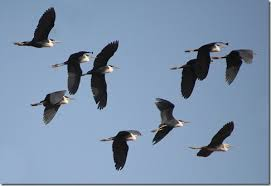
#> input picture images/bird_1.jpg, 271 x 186 px; its folder holds 3 pictures in this run
$ python main.py
#> lines starting #> are read from the running program, lines starting #| are printed output that depends on the picture; after the words box and inside, x2 and y2 are one past the last pixel; in counts of white or black regions, pixels touching at a corner belong together
#> in readImage, img is the input picture: shape (186, 271, 3); mean R, G, B 124.7, 145.7, 171.3
import copy
import sys
from pathlib import Path

import matplotlib.image as mpimg
import numpy as np
from matplotlib import pyplot as plt
from skimage import img_as_ubyte

sys.setrecursionlimit(10000)


def rgb_to_gray(img):
    np.zeros(img.shape)
    R = np.array(img[:, :, 0])
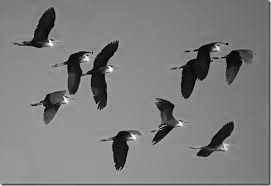
#> R: shape (186, 271); min 0, max 255, mean 124.7
    G = np.array(img[:, :, 1])
    B = np.array(img[:, :, 2])
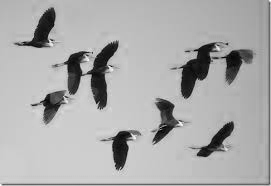
#> B: shape (186, 271); min 0, max 255, mean 171.3

    # rates for grayscale image
    R = (R * .299)
    G = (G * .587)
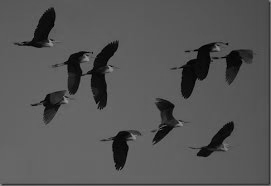
#> G: shape (186, 271) float64; min 0, max 149.7, mean 85.5
    B = (B * .114)

    Avg = (R + G + B)
    grayImage = np.array(img)
    grayImage.setflags(write=1)
    grayImage[:, :, 0] = Avg
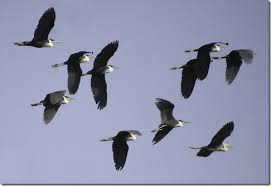
#> grayImage: shape (186, 271, 3); mean R, G, B 141.7, 145.7, 171.3
    return grayImage[:, :, 0]


def showPlot(img, cmap="gray"):
    plt.set_cmap(cmap)
    plt.imshow(img)
    plt.show()


def saveOutput(img, name):
    Path("output").mkdir(parents=True, exist_ok=True)
    mpimg.imsave("output/" + name, img)


def readImage(path):
    img = mpimg.imread("images/" + path)
    return img


def globalThresholding(image, threshold=127):
    img = np.copy(image)
    img[img > threshold] = 0
    img[img != 0] = 255
    return img


def getOtsuThreshold(im):
    size = 256
    buckets = np.zeros([size])
    imy = im.shape[0]
#> imy = 186
    imx = im.shape[1]
#> imx = 271
    image_size = imx * imy
#> image_size = 50406
    for i in range(imy):
        for j in range(imx):
            buckets[im[i][j]] += 1

    in_class_variance_list = []

    for i in range(1, size):
        wf = np.sum(buckets[i:]) / image_size
        wb = 1 - wf
        mf = np.sum(np.dot(range(i, size), buckets[i:])) / np.sum(buckets[i:])
        mb = np.sum(np.dot(range(i), buckets[:i])) / np.sum(buckets[:i])
        varf = np.sum(np.dot(np.power(range(i, size) - mf, 2), buckets[i:size])) / np.sum(buckets[i:])
        varb = np.sum(np.dot(np.power(range(i) - mb, 2), buckets[:i])) / np.sum(buckets[:i])
        in_class_variance = varf * wf + varb * wb
        in_class_variance_list.append(in_class_variance)
    return in_class_variance_list.index(min(in_class_variance_list))


def setLabelRec(im, point, label):
    """ Recursive utility function for CCA """
    connectivity = [
        [-1, -1], [-1, 0], [-1, +1],
        [0, -1], [0, +1],
        [1, -1], [1, 0], [1, +1]
    ]  # connectivity matrix
    shape = im.shape
    im[point[0]][point[1]] = label
    # tag the pixel
    for offset in connectivity:
        # 8N neighbors
        y = point[0] + offset[0]  # y
        x = point[1] + offset[1]  # x
        if y < 0 or y >= shape[0] or x < 0 or x >= shape[1]:
            continue  # edges
        if im[y][x] == 255:  # neighbors white; same label
            setLabelRec(im, (y, x), label)


def connectedComponents(im):
    """ Custom connected component analysis """
    label_counter = 0
    white = np.argwhere(im == 255)
    # select white pixels
    while len(white) > 0:
        setLabelRec(im, white[0], label_counter)
        white = np.argwhere(im == 255)  # update white list
        label_counter += 1  # increase counter

    return label_counter, im


def dilation(image):
    rows, columns = image.shape
    # print(rows,columns)
    for i in range(rows - 2):
        for j in range(columns - 2):
            # print(i,j)
            if image[i][j] == 255 or image[i][j + 1] == 255 or image[i][j + 2] == 255 or image[i + 1][j] == 255 or \
                    image[i + 1][j + 1] == 255 or image[i + 1][j + 2] == 255 or image[i + 2][j] == 255 or image[i + 2][
                j + 1] == 255 or image[i + 2][j + 2] == 255:
                image[i][j] = 255
            else:
                continue
    return image


def erosion(image):
    rows, columns = image.shape
    # print(rows,columns)
    for i in range(rows - 2):
        for j in range(columns - 2):
            # print(i,j)
            if image[i][j] == 255 and image[i][j + 1] == 255 and image[i][j + 2] == 255 and image[i + 1][j] == 255 and \
                    image[i + 1][j + 1] == 255 and image[i + 1][j + 2] == 255 and image[i + 2][j] == 255 and \
                    image[i + 2][j + 1] == 255 and image[i + 2][j + 2] == 255:
                image[i][j] = 255
            else:
                image[i][j] = 0
                continue
    return image


def opening(image, iteration=1):
    for i in range(iteration):
        erosion_image = erosion(copy.deepcopy(image))
        dilation_image = dilation(copy.deepcopy(erosion_image))
        resultant_image = copy.deepcopy(dilation_image)
    return resultant_image


def closing(image, iteration=1):
    for i in range(iteration):
        dilation_image = dilation(copy.deepcopy(image))
        erosion_image = erosion(copy.deepcopy(dilation_image))
        resultant_image = copy.deepcopy(erosion_image)
    return resultant_image


if __name__ == '__main__':
    birdnames = ["bird_1.jpg", "bird_2.jpg", "bird_3.bmp"]
    # birdnames = ["bird_2.jpg"]
    plt.set_cmap(cmap="gray")
    # kernel = np.array([[1, 0, 0, 0, 0],
    #                    [0, 1, 0, 0, 0],
    #                    [0, 0, 1, 0, 0],
    #                    [0, 0, 0, 1, 0],
    #                    [0, 0, 0, 0, 1]], dtype=np.uint8)
    kernel = np.ones((3, 3), np.uint8)

    for name in birdnames:
        img = readImage(name)
        name = name.replace("bmp", "png")
        saveOutput(img, name)
        plt.set_cmap(cmap="gray")

        img = img_as_ubyte(img)
        if len(img.shape) == 3:
            img = rgb_to_gray(img)
        saveOutput(img, "gray_" + name)
        otsu_threshold = getOtsuThreshold(img)
#> otsu_threshold = 97
        thresholded = globalThresholding(img, otsu_threshold)
#> in globalThresholding, `img[img != 0] = 255`:
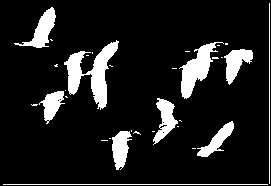
#> img: shape (186, 271); 12% white; 32 white regions (22 under 20 px), largest, box (x1, y1, x2, y2) and area: (64, 40, 119, 110) 1450, (179, 42, 224, 99) 964, (14, 7, 56, 48) 613
        saveOutput(thresholded, "thresholded_" + name)

        close = closing(thresholded)
        saveOutput(close, "closed_" + name)

        open = opening(close)
#> the loop in opening, `for i in range(iteration):` made 1 pass
#> pass 1, in opening, `dilation_image = dilation(copy.deepcopy(erosion_image))`:
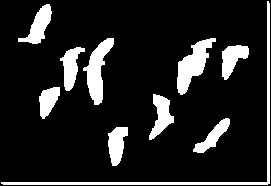
#> dilation_image: shape (186, 271); 13.8% white; 10 white regions, largest, box (x1, y1, x2, y2) and area: (1, 1, 270, 185) 1344, (177, 38, 216, 95) 992, (83, 38, 114, 105) 920
        saveOutput(open, "opened_" + name)

        # dilated = dilation(open)

        labels, result = connectedComponents(open)
#> in connectedComponents, `white = np.argwhere(im == 255)`: white = 6955 pairs, first value 1 to 184, second value 1 to 269
#> the loop in connectedComponents, `while len(white) > 0:` made 10 passes
        showPlot(result, cmap="nipy_spectral")
        print(name + " NUMBER OF BIRDS: " + str(labels))
#| bird_1.jpg NUMBER OF BIRDS: 10
        saveOutput(result, "labels_" + name)
#> in saveOutput (call 6), `mpimg.imsave("output/" + name, img)`:
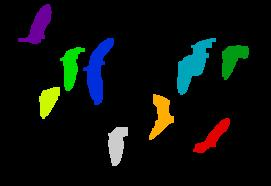
#> saved as labels_bird_1.jpg: shape (186, 271, 3); mean R, G, B 11.3, 15, 13.3
#> pass 2 of the loop `for name in birdnames:`:
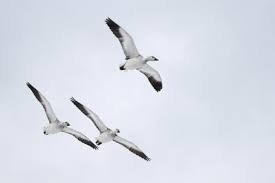
#> input picture images/bird_2.jpg, 275 x 183 px
#> in readImage, img is the input picture: shape (183, 275, 3); mean R, G, B 217.8, 221.9, 232.7
#> Avg: shape (183, 275) float64
#> grayImage: shape (183, 275, 3)
#> in globalThresholding (call 2), `img[img != 0] = 255`:
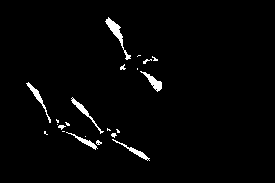
#> img: shape (183, 275); 2.2% white; 22 white regions (13 under 20 px), largest, box (x1, y1, x2, y2) and area: (105, 17, 131, 60) 230, (71, 97, 104, 134) 151, (140, 71, 162, 92) 150
#> the loop in connectedComponents (call 2), `while len(white) > 0:` made 13 passes
#| bird_2.jpg NUMBER OF BIRDS: 13
#> in saveOutput (call 12), `mpimg.imsave("output/" + name, img)`:
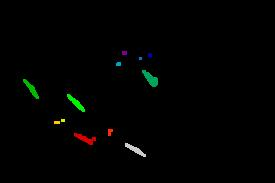
#> saved as labels_bird_2.jpg: shape (183, 275, 3); mean R, G, B 1.7, 2.3, 1.4
